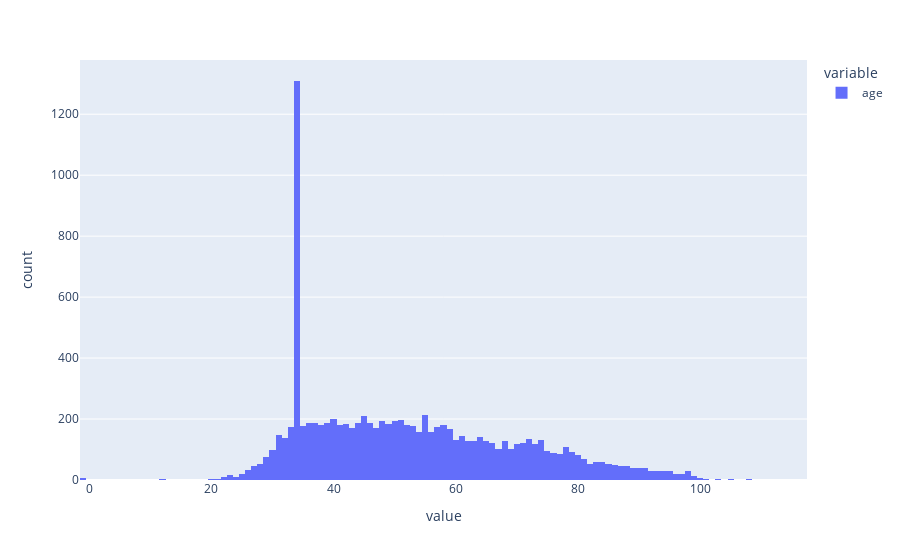

Source (notebook cell):
### Code cell
fig = px.histogram(df.age);
fig.show();

### Figure 1 — Plotly figure (JSON) as saved in the notebook; plotly's stock layout.template omitted (floating-point values rounded to 4 significant figures; data arrays with more than 128 entries replaced by an {"elided": "..."} marker saying what was removed)
{"data": [{"alignmentgroup": "True", "bingroup": "x", "hovertemplate": "variable=age<br>value=%{x}<br>count=%{y}<extra></extra>", "legendgroup": "age", "marker": {"color": "#636efa", "pattern": {"shape": ""}}, "name": "age", "offsetgroup": "age", "orientation": "v", "showlegend": true, "type": "histogram", "x": {"elided": "9935 int values"}, "xaxis": "x", "yaxis": "y"}], "layout": {"barmode": "relative", "legend": {"title": {"text": "variable"}, "tracegroupgap": 0}, "margin": {"t": 60}, "xaxis": {"anchor": "y", "domain": [0, 1], "title": {"text": "value"}}, "yaxis": {"anchor": "x", "domain": [0, 1], "title": {"text": "count"}}}}
